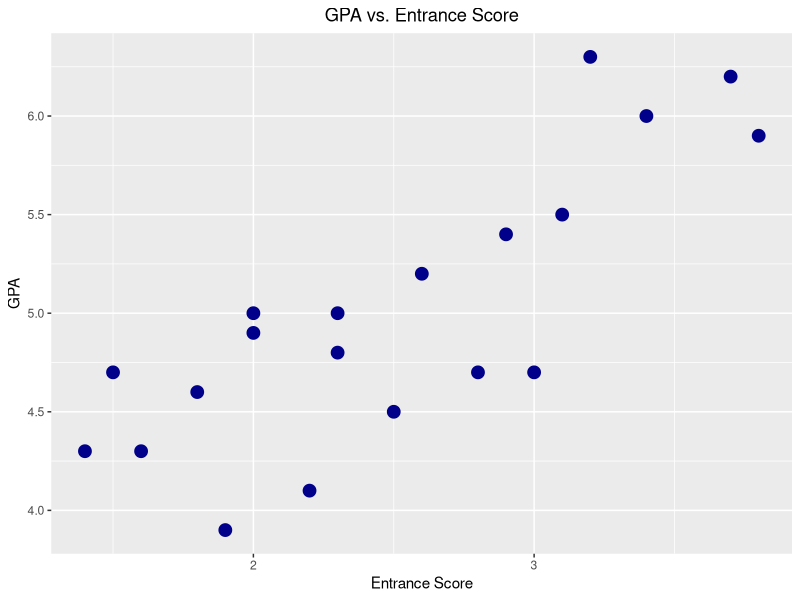
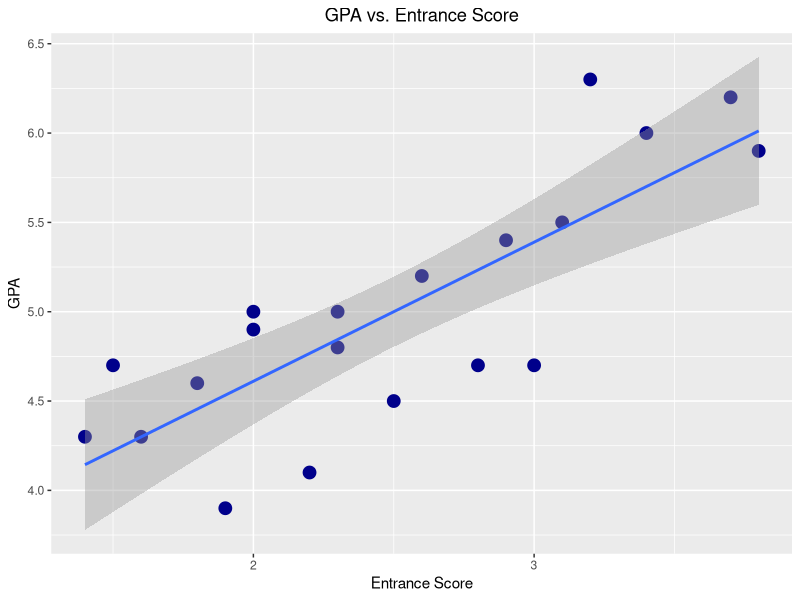

Here is the R script that generated these plots, in order:
## ---- chunk 1
knitr::opts_chunk$set(echo = TRUE)
## ---- chunk 2
admissions = read.table("admissions.txt", header=FALSE)
gpa = admissions$V2
entrance_score = admissions$V1
## ---- chunk 3
library(ggplot2)
scatterplot = ggplot(admissions, aes(entrance_score, gpa)) +
  geom_point(size=4, color='darkblue') + 
  labs(title="GPA vs. Entrance Score",y="GPA",x="Entrance Score") +
  theme(legend.position = "none") +
  theme(plot.title = element_text(hjust = 0.5))
plot(scatterplot)
## ---- chunk 4
admissions.lm = lm(gpa~entrance_score)
summary(admissions.lm)
## ---- chunk 5
scatterplot_reg = ggplot(admissions, aes( entrance_score, gpa)) +
  geom_point(size=4, color='darkblue') + 
  labs(title="GPA vs. Entrance Score",y="GPA",x="Entrance Score") +
  theme(legend.position = "none") +
  theme(plot.title = element_text(hjust = 0.5))+
  geom_smooth(method=lm)
plot(scatterplot_reg)
## ---- chunk 6
admissions.res = resid(admissions.lm)
admissions.pred = fitted(admissions.lm)
